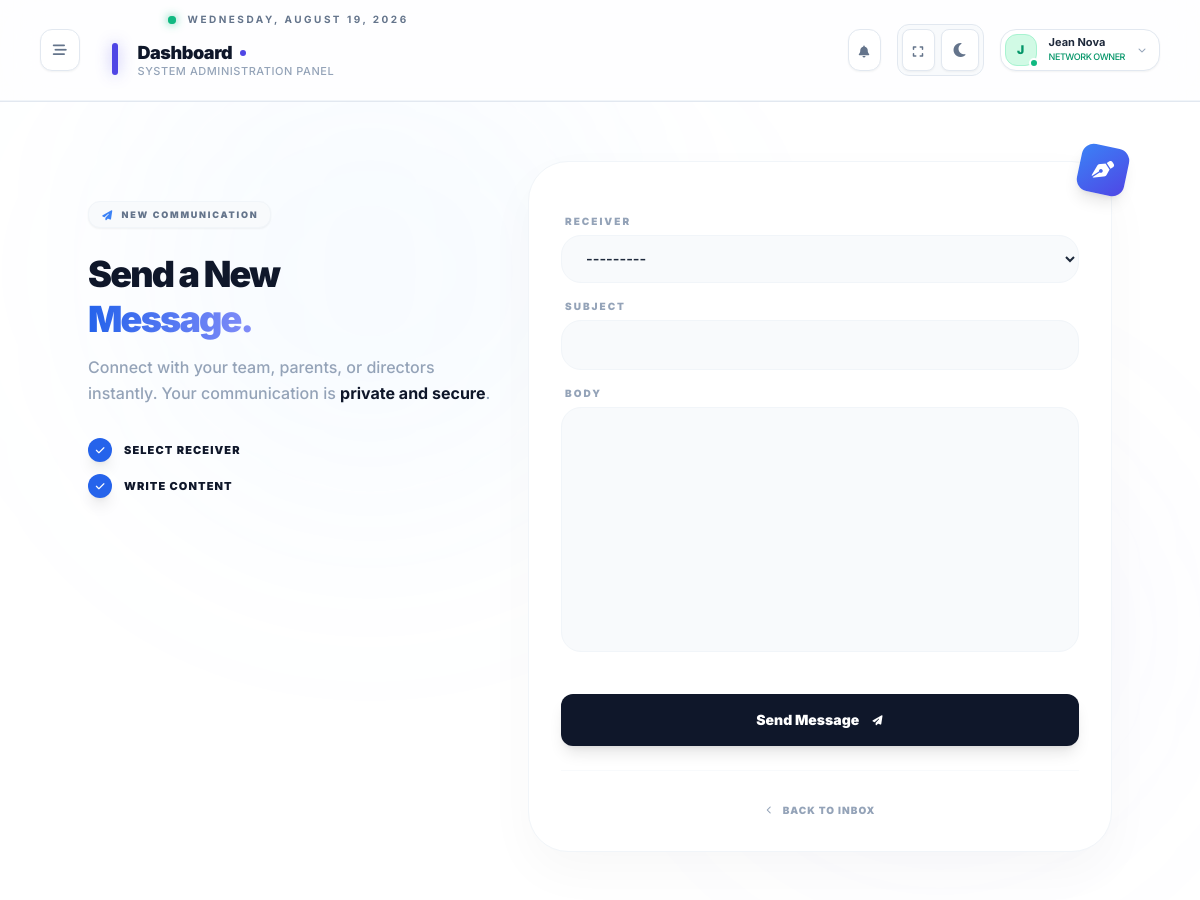
The page /communication/send/ (signed in) on the database its author committed.
### accounts/models.py (models this page shows, shortened)
class User(AbstractUser):
    ROLE_CHOICES = (
        ("owner", "Network Owner"),
        ("director", "Director"),
        ("vice_director", "Vice Director"),
        ("educator", "Educator"),
        ("parent", "Parent"),
    )
    username = None
    user_id = models.UUIDField(primary_key=True, default=uuid.uuid4, editable=False)
    email = models.EmailField(_("email address"), unique=True)
    full_name = models.CharField(max_length=255)
    phone_number = models.CharField(max_length=20, blank=True, null=True)
    profile_photo = models.ImageField(upload_to=user_directory_path, blank=True, null=True)
    role_type = models.CharField(max_length=20, choices=ROLE_CHOICES)
    is_active = models.BooleanField(default=True)
    created_at = models.DateTimeField(auto_now_add=True)
    groups = models.ManyToManyField(
        "auth.Group",
        related_name="core_user_set",
        blank=True,
        verbose_name="groups",
        help_text="The groups this user belongs to.",
    )
    user_permissions = models.ManyToManyField(
        "auth.Permission",
        related_name="core_user_set",
        blank=True,
        verbose_name="user permissions",
        help_text="Specific permissions for this user.",
    )
    USERNAME_FIELD = "email"
    REQUIRED_FIELDS = ["full_name", "phone_number"]
    objects = CustomUserManager()
    def __str__(self):
        return f"{self.full_name} ({self.get_role_type_display()})"

### communication/models.py (models this page shows, shortened)
class Message(models.Model):
    message_id = models.UUIDField(primary_key=True, default=uuid.uuid4, editable=False)
    sender = models.ForeignKey(User, on_delete=models.CASCADE, related_name="sent_messages")
    receiver = models.ForeignKey(User, on_delete=models.CASCADE, related_name="received_messages")
    subject = models.CharField(max_length=200, blank=True)
    body = models.TextField()
    is_read = models.BooleanField(default=False)
    created_at = models.DateTimeField(auto_now_add=True)

### communication/views.py (the view)
# urls.py: path("send/", views.send_message, name="send_message"),
@login_required
def send_message(request):
    if request.method == "POST":
        form = MessageForm(request.POST, user=request.user)
        if form.is_valid():
            message = form.save(commit=False)
            message.sender = request.user
            message.save()
            return redirect("communication:sent_messages")
    else:
        form = MessageForm(user=request.user)
    return render(request, "send_message.html", {"form": form})

### communication/forms.py (shortened to what this page needs)
class MessageForm(forms.ModelForm):
    class Meta:
        model = Message
        fields = ["receiver", "subject", "body"]
    def __init__(self, *args, **kwargs):
        user = kwargs.pop("user")  # current logged in user
        super().__init__(*args, **kwargs)
        if user.role_type == "parent":
            children = Child.objects.filter(parent_relationships__parent__user=user)
            educator_user_ids = Educator.objects.filter(
                assigned_children__in=children
            ).values_list("user_id", flat=True).distinct()
            self.fields["receiver"].queryset = User.objects.filter(user_id__in=educator_user_ids)
        else:
            self.fields["receiver"].queryset = User.objects.filter(role_type="director")

### communication/context_processors.py (called while the page is built)
def unread_messages_count(request):
    if request.user.is_authenticated:
        count = Message.objects.filter(receiver=request.user, is_read=False).count()
        return {'unread_count': count}
    return {'unread_count': 0}

### dashboard/context_processors/theme_sidebar.py (called while the page is built)
def theme(request):
    return {'theme': request.COOKIES.get('theme', 'light')}

def sidebar(request):
    return {'sidebar_state': request.COOKIES.get('sidebar', 'closed')}

### communication/templates/send_message.html (shortened to what this page needs)
{% extends "base.html" %}
{% block content %}
<div class="relative min-h-[90vh] bg-white dark:bg-slate-950 overflow-hidden flex items-center justify-center py-8 px-6">
    <div class="absolute inset-0 pointer-events-none">
        <div class="absolute top-[-10%] left-[10%] w-[500px] h-[500px] bg-blue-400/5 rounded-full blur-[120px]"></div>
    </div>
    <div class="relative z-10 max-w-5xl w-full grid lg:grid-cols-12 gap-8 items-start">
        <div class="lg:col-span-5 space-y-6 pt-10">
            <div class="inline-flex items-center gap-2 px-3 py-1.5 rounded-xl bg-slate-50 dark:bg-slate-900 border border-slate-100 dark:border-slate-800 shadow-sm">
                <i class="fa-solid fa-paper-plane text-blue-500 text-[10px]"></i>
                <span class="text-[9px] font-black text-slate-500 dark:text-slate-400 uppercase tracking-[0.2em]">New Communication</span>
            </div>
            <div class="space-y-3">
                <h1 class="text-4xl font-black text-slate-900 dark:text-white leading-tight tracking-tighter">
                    Send a New<br>
                    <span class="bg-gradient-to-r from-blue-600 to-indigo-400 bg-clip-text text-transparent">Message.</span>
                </h1>
                <p class="text-base text-slate-400 font-medium leading-relaxed">
                    Connect with your team, parents, or directors instantly. Your communication is <span class="text-slate-900 dark:text-white font-bold">private and secure</span>.
                </p>
            </div>
            <div class="flex flex-col gap-3 pt-2">
                <div class="flex items-center gap-3">
                    <div class="w-6 h-6 rounded-full bg-blue-600 flex items-center justify-center text-white text-[10px] font-bold shadow-lg">
                        <i class="fa-solid fa-check"></i>
                    </div>
                    <span class="text-[11px] font-black text-slate-900 dark:text-white uppercase tracking-widest tracking-tighter">Select Receiver</span>
                </div>
                <div class="flex items-center gap-3">
                    <div class="w-6 h-6 rounded-full bg-blue-600 flex items-center justify-center text-white text-[10px] font-bold shadow-lg">
                        <i class="fa-solid fa-check"></i>
                    </div>
                    <span class="text-[11px] font-black text-slate-900 dark:text-white uppercase tracking-widest tracking-tighter">Write Content</span>
                </div>
            </div>
        </div>
        <div class="lg:col-span-7">
            <div class="bg-white dark:bg-slate-900 rounded-[2.5rem] border border-slate-100 dark:border-slate-800 p-8 shadow-[0_20px_50px_rgba(0,0,0,0.03)] relative">
                <form method="POST" class="space-y-5">
                    <div class="space-y-4">
                        {% for field in form %}
                        <div class="relative group">
                            <label class="block text-[10px] font-black {% if field.errors %}text-rose-500{% else %}text-slate-400{% endif %} uppercase tracking-[0.2em] mb-1.5 px-1 group-focus-within:text-blue-500 transition-colors">
                                {{ field.label }}
                            </label>
                            <div class="premium-input-container">
                                {{ field }}
                            </div>
                        </div>
                        {% endfor %}
                    </div>
                    <div class="pt-4">
                        <button type="submit"
                                class="group relative w-full bg-slate-900 dark:bg-white text-white dark:text-slate-900 font-black py-4 px-6 rounded-xl transition-all hover:bg-blue-600 hover:text-white active:scale-[0.98] shadow-lg flex items-center justify-center gap-3 text-sm">
                            Send Message
                            <i class="fa-solid fa-paper-plane text-[10px] group-hover:translate-x-1 group-hover:-translate-y-1 transition-transform"></i>
                        </button>
                    </div>
                </form>
                <div class="mt-6 pt-6 border-t border-slate-50 dark:border-slate-800 text-center">
                    <a href="{% url 'communication:inbox' %}" class="inline-flex items-center gap-2 text-[10px] font-black text-slate-400 hover:text-blue-500 uppercase tracking-widest transition-colors">
                        <i class="fa-solid fa-chevron-left text-[8px]"></i>
                        Back to Inbox
                    </a>
                </div>
                <div class="absolute -top-4 -right-4 w-12 h-12 bg-gradient-to-br from-blue-500 to-indigo-600 rounded-xl shadow-lg flex items-center justify-center text-white text-xl rotate-12 group-hover:rotate-0 transition-transform duration-500">
                    <i class="fa-solid fa-pen-nib"></i>
                </div>
            </div>
        </div>
    </div>
</div>
{% endblock %}

### accounts/templates/accounts/includes/header.html (shortened to what this page needs)
<header class="sticky top-0 z-40 w-full bg-white/80 dark:bg-slate-900/80 backdrop-blur-xl border-b border-slate-200 dark:border-slate-800/60">
    <div class="flex items-center justify-between px-6 md:px-10 py-3 border-b border-slate-100 dark:border-slate-800/40">
        <div class="flex items-center gap-6">
            <button onclick="toggleSidebar()"
            class="group relative p-2.5 rounded-xl border border-slate-200 dark:border-slate-800
                   bg-white dark:bg-slate-900/50 backdrop-blur-md
                   text-slate-500 dark:text-slate-400
                   hover:text-blue-600 dark:hover:text-blue-400
                   hover:border-blue-500/30 dark:hover:border-blue-400/30
                   hover:bg-blue-50/50 dark:hover:bg-blue-400/5
                   transition-all duration-300 shadow-sm hover:shadow-lg hover:shadow-blue-500/10">
        <div class="relative z-10 flex items-center justify-center">
            <i class="fa-solid fa-bars-staggered text-sm group-hover:rotate-180 transition-transform duration-500"></i>
        </div>
    </button>
    <div class="hidden md:flex flex-col relative group/container">
        <div class="flex ml-16 items-center gap-3 mb-1">
            <div class="relative flex h-2 w-2">
                <span class="relative inline-flex rounded-full h-2 w-2 bg-emerald-500 shadow-[0_0_10px_rgba(16,185,129,0.8)]"></span>
            </div>
            <span id="current-date" class="text-[10px] font-bold uppercase tracking-[0.25em] text-slate-500 dark:text-emerald-400/70 transition-colors duration-300">
                </span>
        </div>
        <div class="flex ml-2 items-center justify-between w-full group/header pr-6 py-2 rounded-xl transition-all duration-300 hover:bg-slate-50/50 dark:hover:bg-white/5">
            <div class="flex items-center">
                <div class="h-8 w-1.5 bg-indigo-600 rounded-full mr-5 group-hover/header:h-10 group-hover/header:bg-indigo-500 transition-all duration-500 shadow-[0_0_15px_rgba(79,70,229,0.4)]"></div>
                <div class="flex flex-col">
                    <h2 class="font-sofia text-lg font-black tracking-tight text-slate-900 dark:text-white flex items-center gap-2">
                        <span class="capitalize">
                            {% if user.role_type == 'director' %}
                                {{ user.director_profile.managed_center.name|default:"Overview" }}
                            {% else %}
                                Dashboard
                            {% endif %}
                        </span>
                        <span class="flex h-1.5 w-1.5 rounded-full bg-indigo-600 group-hover/header:scale-150 transition-transform duration-300"></span>
                    </h2>
                    <p class="text-[11px] font-medium text-slate-400 dark:text-slate-500 uppercase tracking-wider -mt-1">
                        System Administration Panel
                    </p>
                </div>
            </div>
        </div>
    </div>
        </div>
        <div class="flex items-center gap-4">
            <div x-data="notificationSystem()" x-init="init()" class="relative">
                <button @click="toggle()" class="relative p-2 rounded-xl bg-white dark:bg-slate-800 border border-slate-200 dark:border-slate-700 text-slate-500 hover:text-emerald-500 hover:border-emerald-500/30 transition-all shadow-sm group">
                    <i class="fa-solid fa-bell text-xs"></i>
                </button>
            </div>
            <div class="flex items-center gap-1.5 bg-slate-100/50 dark:bg-slate-900/50 p-1 rounded-xl border border-slate-200 dark:border-slate-800">
                <button onclick="toggleFullScreen()" class="p-2 rounded-lg bg-white dark:bg-slate-800 border border-slate-200 dark:border-slate-700 hover:text-emerald-500 transition-all active:scale-90 group shadow-sm">
                    <i id="fullscreen-icon" class="fa-solid fa-expand text-slate-500 text-xs"></i>
                </button>
                <button onclick="toggleTheme()" class="p-2 rounded-lg bg-white dark:bg-slate-800 border border-slate-200 dark:border-slate-700 hover:text-emerald-500 transition-all active:scale-90 group shadow-sm">
                    <i id="theme-icon" class="fa-solid fa-moon text-slate-500 text-xs"></i>
                </button>
            </div>
            <div class="relative">
                <button onclick="toggleUserMenu()" class="flex items-center gap-3 p-1 pr-3 rounded-2xl bg-white dark:bg-slate-800 border border-slate-200 dark:border-slate-700 hover:border-emerald-500/50 transition-all shadow-sm group">
                    <div class="relative">
                        {% if user.profile_photo %}
                        <img src="{{ user.profile_photo.url }}" class="w-8 h-8 rounded-xl bg-emerald-50 p-0.5 object-cover">
                        {% else %}
                        <div class="w-8 h-8 rounded-xl bg-emerald-100 dark:bg-emerald-900/50 flex items-center justify-center text-emerald-600 dark:text-emerald-400 font-black text-xs border border-emerald-200 dark:border-emerald-800">
                            {{ user.full_name|slice:":1"|upper }}
                        </div>
                        {% endif %}
                        <div class="absolute -bottom-0.5 -right-0.5 w-2.5 h-2.5 bg-emerald-500 border-2 border-white dark:border-slate-800 rounded-full"></div>
                    </div>
                    <div class="hidden sm:block text-left">
                        <p class="text-[11px] font-bold text-slate-800 dark:text-slate-100 leading-tight">{{ user.full_name|default:"User" }}</p>
                        <p class="text-[9px] text-emerald-600 dark:text-emerald-400 font-medium uppercase tracking-tighter">{{ user.get_role_type_display|default:"Role" }}</p>
                    </div>
                    <i class="fa-solid fa-chevron-down text-[8px] text-slate-400 group-hover:translate-y-0.5 transition-transform"></i>
                </button>
            </div>
        </div>
    </div>
</header>

### accounts/templates/base.html (style rules this page uses)
* { transition: all 0.25s cubic-bezier(0.4, 0, 0.2, 1); }

### communication/templates/send_message.html (style rules this page uses)
input, select, textarea { width: 100%; padding: 0.85rem 1.25rem !important; background-color: #f8fafc; border: 1px solid #f1f5f9; border-radius: 1.25rem !important; font-size: 0.9rem; font-weight: 600; transition: all 0.3s ease; outline: none; color: #1e293b; }
textarea { min-height: 150px; resize: none; }

### rows shown on the page
User: full_name "J", full_name "Jean Nova", role_type "NETWORK OWNER"

### other values the page prints
{{ field.label }} "RECEIVER" "SUBJECT" "BODY"
